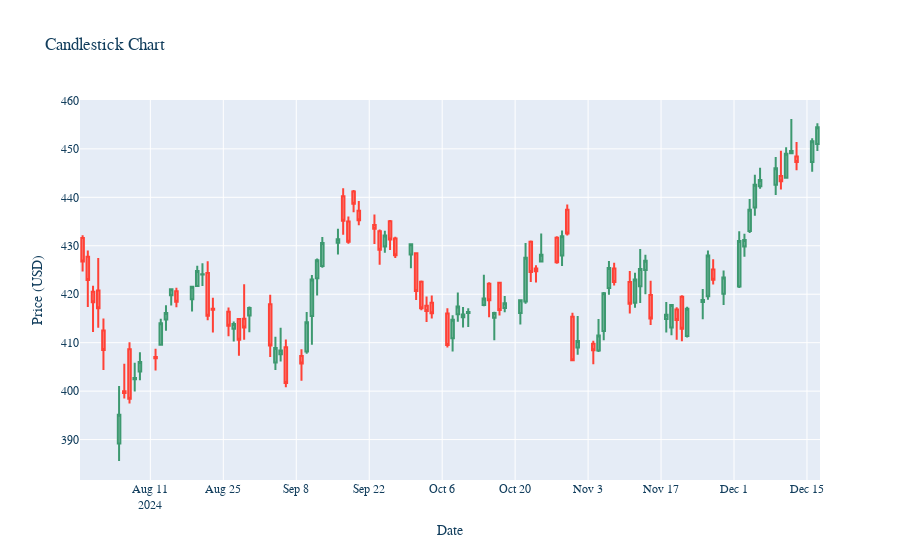

Notebook cell for this chart:
### Code cell
candlestick_chart = go.Figure(data=[go.Candlestick(x=df['date'], open=df['adj_open'], high=df['adj_high'], low=df['adj_low'], close=df['adj_close'])])
candlestick_chart.update_layout(title='Candlestick Chart', xaxis_title='Date', yaxis_title='Price (USD)', font_family='Arial', font_color=color, xaxis_rangeslider_visible=False)
candlestick_chart.show()
